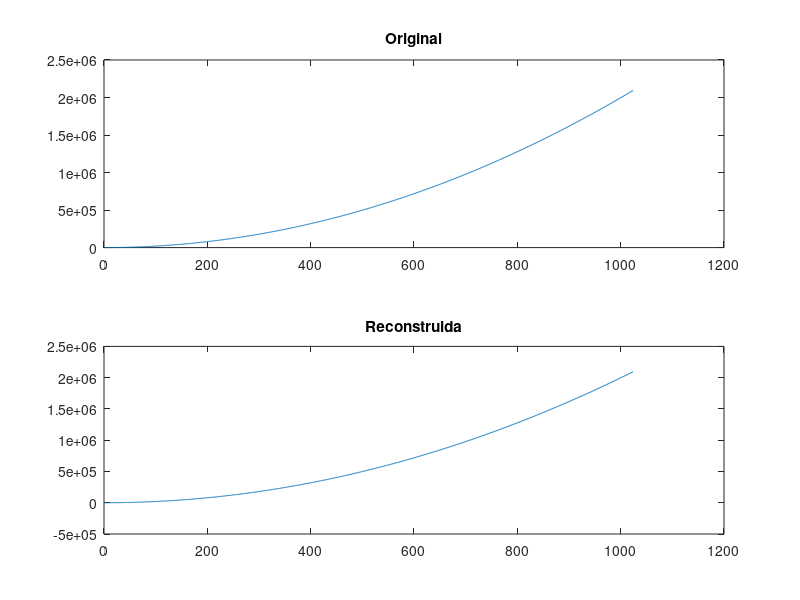
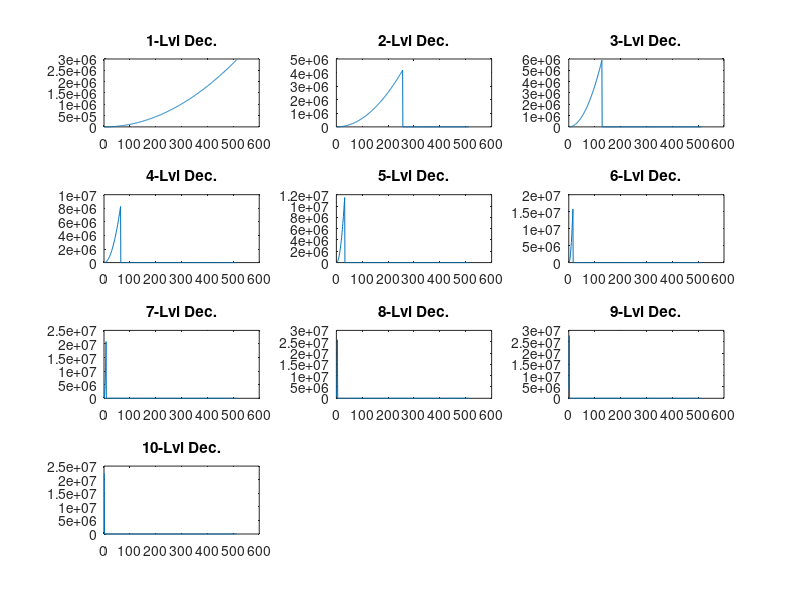
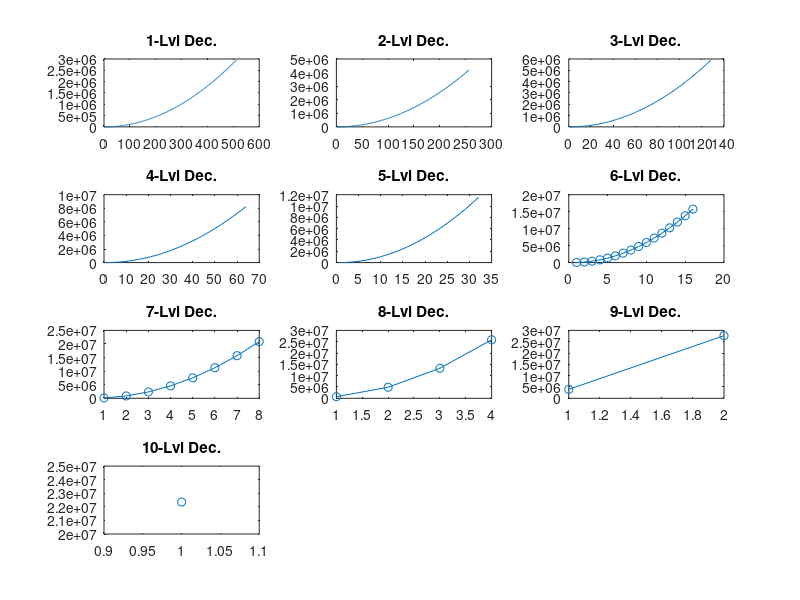
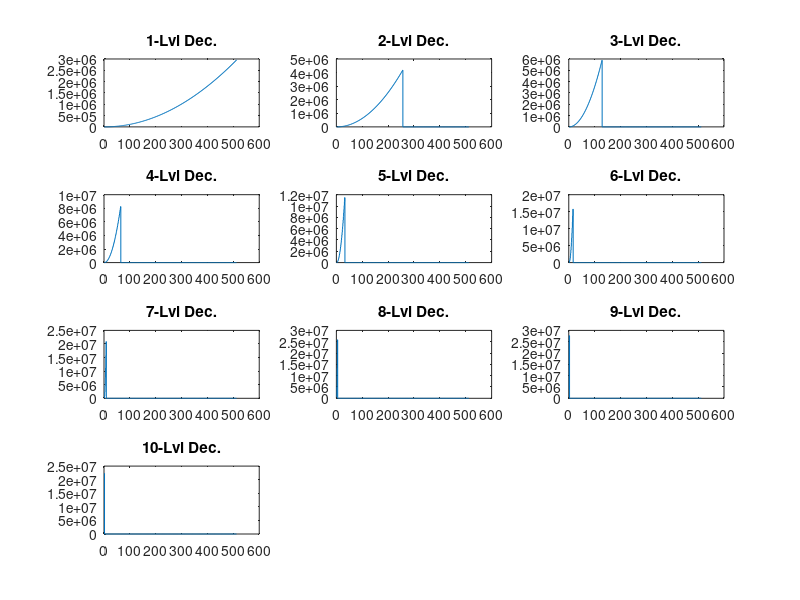

Source code (MATLAB) for these figures, in order:
clear all;
clc;


%%%%%%%%%%%%%%%%%%%%%%%%%%%%%% Inciso b)%%%%%%%%%%%%%%%%%%%%%%%%%%%%%%%%%%%
%%%%% HAAR TRANSFORM & HAAR INVERSE TRANSFORM %%%%%

N=1024;
x=1:1:N;
f=2*x.^2-3*x+1;
% plot(x,f)

for i=1:1:N/2
    a(1,i)=(f(2*i-1)+f(2*i))/sqrt(2);
    d(1,i)=(f(2*i-1)-f(2*i))/sqrt(2);
end

for j=2:1:10
    for i=1:1:N/(2^j)
        a(j,i)=(a(j-1,2*i-1)+a(j-1,2*i))/sqrt(2);
        d(j,i)=(a(j-1,2*i-1)-a(j-1,2*i))/sqrt(2);
    end
end

b(1:10,1:N/2)=0;
b(10,1)=a(10,1);

for j=10:-1:2
    for i=1:1:N/(2^j)
        b(j-1,2*i-1)=(b(j,i)+d(j,i))/sqrt(2);
        b(j-1,2*i)=(b(j,i)-d(j,i))/sqrt(2);
    end
end

for i=1:1:N/2
    fr(2*i-1)=(b(1,i)+d(1,i))/sqrt(2);
    fr(2*i)=(b(1,i)-d(1,i))/sqrt(2);
end

figure(1)
subplot(2,1,1)
plot(x,f)
title('Original')
subplot(2,1,2)
plot(x,fr)
title('Reconstruida')

figure(2)
subplot(4,3,1)
plot(x(1,1:512),a(1,1:512))
title('1-Lvl Dec.')
subplot(4,3,2)
plot(x(1,1:512),a(2,1:512))
title('2-Lvl Dec.')
subplot(4,3,3)
plot(x(1,1:512),a(3,1:512))
title('3-Lvl Dec.')
subplot(4,3,4)
plot(x(1,1:512),a(4,1:512))
title('4-Lvl Dec.')
subplot(4,3,5)
plot(x(1,1:512),a(5,1:512))
title('5-Lvl Dec.')
subplot(4,3,6)
plot(x(1,1:512),a(6,1:512))
title('6-Lvl Dec.')
subplot(4,3,7)
plot(x(1,1:512),a(7,1:512))
title('7-Lvl Dec.')
subplot(4,3,8)
plot(x(1,1:512),a(8,1:512))
title('8-Lvl Dec.')
subplot(4,3,9)
plot(x(1,1:512),a(9,1:512))
title('9-Lvl Dec.')
subplot(4,3,10)
plot(x(1,1:512),a(10,1:512))
title('10-Lvl Dec.')

figure(3)
subplot(4,3,1)
plot(x(1,1:N/2),a(1,1:N/2))
title('1-Lvl Dec.')
subplot(4,3,2)
plot(x(1,1:N/4),a(2,1:N/4))
title('2-Lvl Dec.')
subplot(4,3,3)
plot(x(1,1:N/8),a(3,1:N/8))
title('3-Lvl Dec.')
subplot(4,3,4)
plot(x(1,1:N/16),a(4,1:N/16))
title('4-Lvl Dec.')
subplot(4,3,5)
plot(x(1,1:N/32),a(5,1:N/32))
title('5-Lvl Dec.')
subplot(4,3,6)
plot(x(1,1:N/64),a(6,1:N/64),'-o')
title('6-Lvl Dec.')
subplot(4,3,7)
plot(x(1,1:N/128),a(7,1:N/128),'-o')
title('7-Lvl Dec.')
subplot(4,3,8)
plot(x(1,1:N/256),a(8,1:N/256),'-o')
title('8-Lvl Dec.')
subplot(4,3,9)
plot(x(1,1:N/512),a(9,1:N/512),'-o')
title('9-Lvl Dec.')
subplot(4,3,10)
plot(x(1,1:N/1024),a(10,1:N/1024),'-o')
title('10-Lvl Dec.')

figure(4)
subplot(4,3,1)
stairs(x(1,1:512),a(1,1:512))
title('1-Lvl Dec.')
subplot(4,3,2)
stairs(x(1,1:512),a(2,1:512))
title('2-Lvl Dec.')
subplot(4,3,3)
stairs(x(1,1:512),a(3,1:512))
title('3-Lvl Dec.')
subplot(4,3,4)
stairs(x(1,1:512),a(4,1:512))
title('4-Lvl Dec.')
subplot(4,3,5)
stairs(x(1,1:512),a(5,1:512))
title('5-Lvl Dec.')
subplot(4,3,6)
stairs(x(1,1:512),a(6,1:512))
title('6-Lvl Dec.')
subplot(4,3,7)
stairs(x(1,1:512),a(7,1:512))
title('7-Lvl Dec.')
subplot(4,3,8)
stairs(x(1,1:512),a(8,1:512))
title('8-Lvl Dec.')
subplot(4,3,9)
stairs(x(1,1:512),a(9,1:512))
title('9-Lvl Dec.')
subplot(4,3,10)
stairs(x(1,1:512),a(10,1:512))
title('10-Lvl Dec.')

figure(5)
subplot(4,3,1)
stairs(x(1,1:N/2),a(1,1:N/2))
title('a:1-Lvl Dec.')
subplot(4,3,2)
stairs(x(1,1:N/4),a(2,1:N/4))
title('a:2-Lvl Dec.')
subplot(4,3,3)
stairs(x(1,1:N/8),a(3,1:N/8))
title('a:3-Lvl Dec.')
subplot(4,3,4)
stairs(x(1,1:N/16),a(4,1:N/16))
title('a:4-Lvl Dec.')
subplot(4,3,5)
stairs(x(1,1:N/32),a(5,1:N/32))
title('a:5-Lvl Dec.')
subplot(4,3,6)
stairs(x(1,1:N/64),a(6,1:N/64))
title('a:6-Lvl Dec.')
subplot(4,3,7)
stairs(x(1,1:N/128),a(7,1:N/128))
title('a:7-Lvl Dec.')
subplot(4,3,8)
stairs(x(1,1:N/256),a(8,1:N/256))
title('a:8-Lvl Dec.')
subplot(4,3,9)
stairs(x(1,1:N/512),a(9,1:N/512))
title('a:9-Lvl Dec.')
subplot(4,3,10)
stairs(x(1,N/1024),a(10,N/1024),'-o')
title('a:10-Lvl Dec.')

%%%%%%%%%%%%%%%%%%%%%%%%%%%%%% Inciso c)%%%%%%%%%%%%%%%%%%%%%%%%%%%%%%%%%%%
%%%%% ENERGY %%%%%

E=0;
for i=1:1:N
    E=E+f(1,i)^2;  
end

Ea1=0;
Ed1=0;
for i=1:1:N/2
    Ea1=Ea1+a(1,i)^2;
    Ed1=Ed1+d(1,i)^2;
    Eca1(1,i)=a(1,i)^2;
    Ecd1(1,i)=d(1,i)^2;
end
E1=Ea1+Ed1;

Ea2=0;
Ed2=0;
for i=1:1:N/4
    Ea2=Ea2+a(2,i)^2;
    Ed2=Ed2+d(2,i)^2;
end
E2=Ea2+Ed2+Ed1;

Ea3=0;
Ed3=0;
for i=1:1:N/8
    Ea3=Ea3+a(3,i)^2;
    Ed3=Ed3+d(3,i)^2;
end
E3=Ea3+Ed3+Ed2+Ed1;

Ea4=0;
Ed4=0;
for i=1:1:N/16
    Ea4=Ea4+a(4,i)^2;
    Ed4=Ed4+d(4,i)^2;
end
E4=Ea4+Ed4+Ed3+Ed2+Ed1;

Ea5=0;
Ed5=0;
for i=1:1:N/32
    Ea5=Ea5+a(5,i)^2;
    Ed5=Ed5+d(5,i)^2;
end
E5=Ea5+Ed5+Ed4+Ed3+Ed2+Ed1;

Ea6=0;
Ed6=0;
for i=1:1:N/64
    Ea6=Ea6+a(6,i)^2;
    Ed6=Ed6+d(6,i)^2;
end
E6=Ea6+Ed6+Ed5+Ed4+Ed3+Ed2+Ed1;

Ea7=0;
Ed7=0;
for i=1:1:N/128
    Ea7=Ea7+a(7,i)^2;
    Ed7=Ed7+d(7,i)^2;
end
E7=Ea7+Ed7+Ed6+Ed5+Ed4+Ed3+Ed2+Ed1;

Ea8=0;
Ed8=0;
for i=1:1:N/256
    Ea8=Ea8+a(8,i)^2;
    Ed8=Ed8+d(8,i)^2;
end
E8=Ea8+Ed8+Ed7+Ed6+Ed5+Ed4+Ed3+Ed2+Ed1;

Ea9=0;
Ed9=0;
for i=1:1:N/512
    Ea9=Ea9+a(9,i)^2;
    Ed9=Ed9+d(9,i)^2;
end
E9=Ea9+Ed9+Ed8+Ed7+Ed6+Ed5+Ed4+Ed3+Ed2+Ed1;

Ea10=0;
Ed10=0;
for i=1:1:N/1024
    Ea10=Ea10+a(10,i)^2;
    Ed10=Ed10+d(10,i)^2;
end
E10=Ea10+Ed10+Ed9+Ed8+Ed7+Ed6+Ed5+Ed4+Ed3+Ed2+Ed1;


Energy=[E,0,0,0,0,0,0,0,0,0,0,0;E1,Ea1,Ed1,0,0,0,0,0,0,0,0,0;E2,Ea2,Ed2,Ed1,0,0,0,0,0,0,0,0;E3,Ea3,Ed3,Ed2,Ed1,0,0,0,0,0,0,0;E4,Ea4,Ed4,Ed3,Ed2,Ed1,0,0,0,0,0,0;E5,Ea5,Ed5,Ed4,Ed3,Ed2,Ed1,0,0,0,0,0;E6,Ea6,Ed6,Ed5,Ed4,Ed3,Ed2,Ed1,0,0,0,0;E7,Ea7,Ed7,Ed6,Ed5,Ed4,Ed3,Ed2,Ed1,0,0,0;E8,Ea8,Ed8,Ed7,Ed6,Ed5,Ed4,Ed3,Ed2,Ed1,0,0;E9,Ea9,Ed9,Ed8,Ed7,Ed6,Ed5,Ed4,Ed3,Ed2,Ed1,0;E10,Ea10,Ed10,Ed9,Ed8,Ed7,Ed6,Ed5,Ed4,Ed3,Ed2,Ed1]



